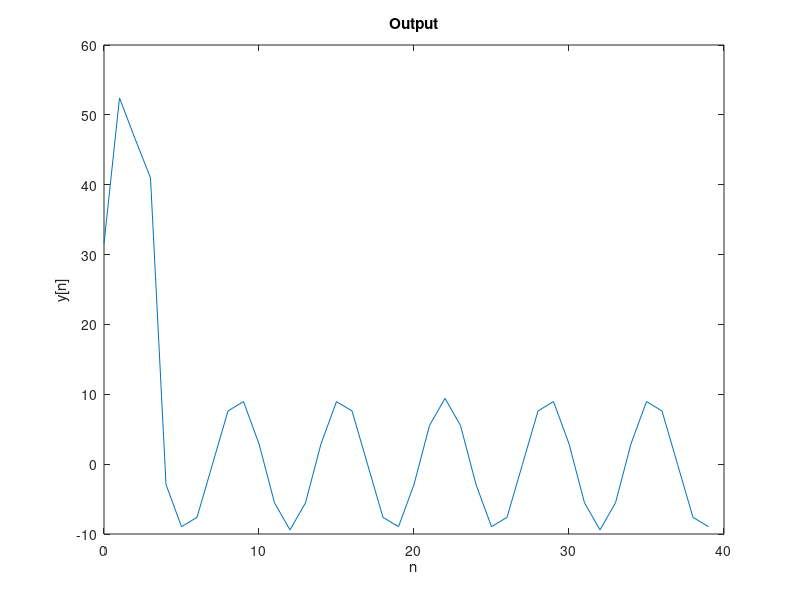

MATLAB code for this plot:
%% Frequency Response of FIR Filters: Lab P-12: 3 Lab Exercise

%% 3.1a)
% We will cascade these filters by convolution, which will be performed by
% multiplication of their transfer functions.
%% 
% First we'll find the transfer function of the general filter
%%
% Y(z) = X(z) - 2cos(wn)z^-1X(z) + z^-2X(z)
%%
% H(z) = 1 - 2cos(wn)z^-1 + z^-2
%%
% Now we'll introduce the nulling frequencies 0.44pi and 0.7pi
%%
% H1(z) = 1 - 2cos(0.44pi)z^-1 + z^-2
%%
% H2(z) = 1 - 2cos(0.7pi)z^-1 + z^-2
%%
% Performing the convolution
%%
% (1 - 2cos(0.44pi)z^-1 + z^-2)(1 - 2cos(0.44pi)z^-1 + z^-2)
%%
% Yields the fourth order filter
%%
% 1 + (-2cos(0.7pi) - 2cos(0.44pi)))z^-1 + (2 + 4cos(0.44pi)cos(0.7pi))z^-2
% + (-2cos(0.44pi) - 2cos(0.7pi))z^-3 + z^-4
%%
% Resulting in the following coefficients

b = [1 -2*cos(0.7*pi)-2*cos(0.44*pi) 2+4*cos(0.44*pi)*cos(0.7*pi) -2*cos(0.44*pi)-2*cos(0.7*pi) 1]

%% 3.1b)
% Generate input signal

n = [0:149];
x = 5*cos(0.3*pi*n) + 22*cos(0.44*pi*n-pi/3) + 22*cos(0.7*pi*n-pi/4);

%% 3.1c)
% Pass input through filter

y = conv(b,x);

%% 3.1d)
% Plot output signal

plot(0:39, y(1:40))
title('Output')
ylabel('y[n]')
xlabel('n')




%%
% Determine output signal by hand for n >= 5



%% 3.1e)

%% 3.1f)

%% 3.2